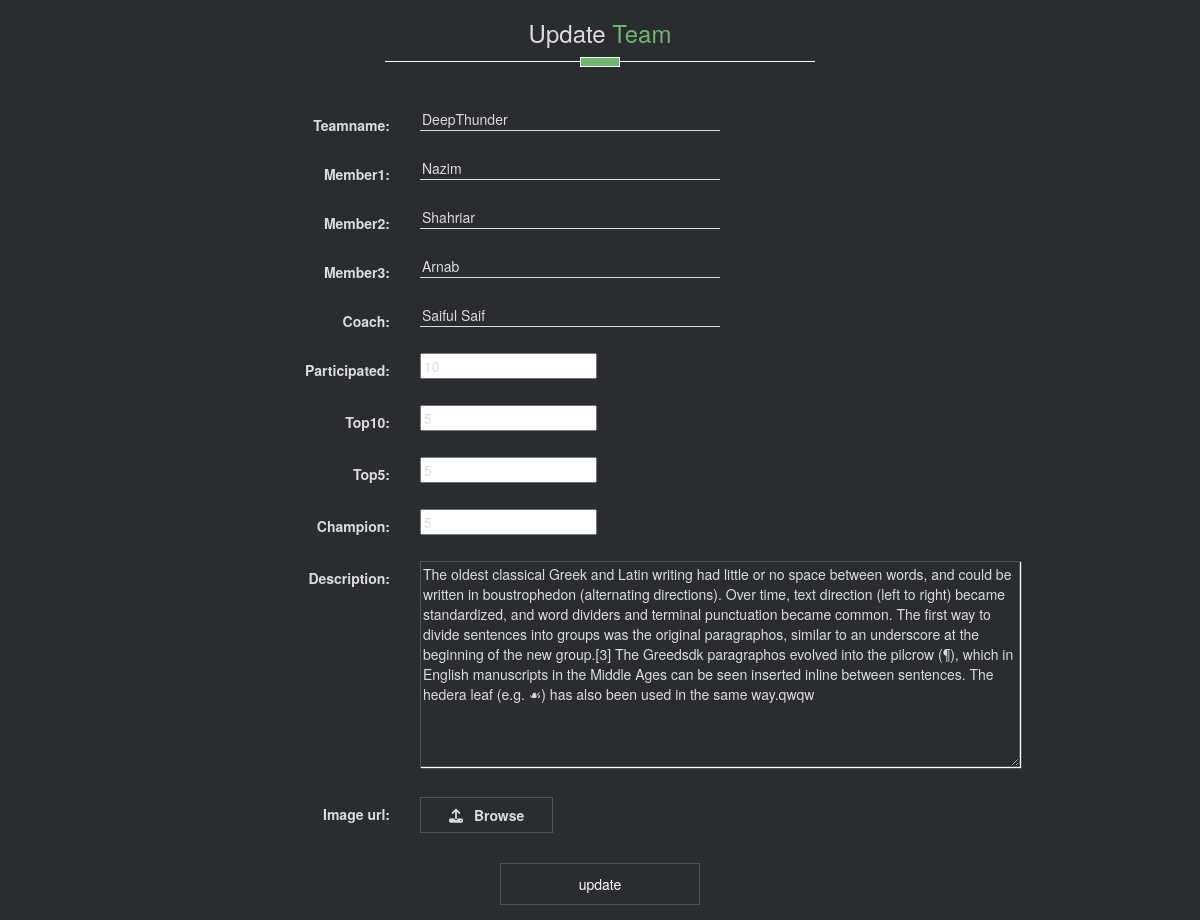
/home/halloffame/1/edit/ (signed in), run on the app's committed database.
### home/models.py (models this page shows, shortened)
class HallOfFame(models.Model):
    teamname = models.CharField(max_length=100)
    member1 = models.CharField(max_length=100)
    member2 = models.CharField(max_length=100)
    member3 = models.CharField(max_length=100)
    coach = models.CharField(max_length=100)
    participated = models.IntegerField()
    top10 = models.IntegerField()
    top5 = models.IntegerField()
    champion = models.IntegerField()
    description = models.TextField(max_length=2000)
    image_url = models.FileField()

### home/views.py (the view, shortened to what this page needs)
@cbv_decorator(user_passes_test(lambda u: u.is_staff, login_url=reverse_lazy('home:admin-err')))
class UpdateHalloffame(UpdateView):
    model = HallOfFame
    fields = ['teamname', 'member1', 'member2', 'member3', 'coach',
              'participated', 'top10', 'top5', 'champion', 'description', 'image_url']

### home/templatetags/fiter_tag_home.py (called while the page is built)
@register.filter('input_type')
def input_type(input):
    return input.field.widget.__class__.__name__

### home/templates/home/halloffame_form.html (shortened to what this page needs)
<!DOCTYPE html>
<html lang="en">
<head>
    {% load staticfiles %}
    <link rel="stylesheet" type="text/css" href="{% static 'home/css/form.css' %}" />
    <link rel="stylesheet" type="text/css" href="{% static 'home/css/bootstrap.min.css' %}" />
    <link rel="stylesheet" type="text/css" href="{% static 'home/css/main.css' %}" />
</head>
<body class="about-form">
    <div class="fluid-container">
        <div class="row">
            <div class="title text-center">
                <h3>Update <span class="two-color">Team</span></h3>
                <div class="border"></div>
            </div>
            <div class="container">
                <form class="form-horizontal" action="" method="post" enctype="multipart/form-data">
                    {% csrf_token %} {% include 'home/form-template.html' %}
                    <div class="form-group pad-dec">
                        <div class="text-center">
                            <input type="submit" class="btn btn-transparent b-btn" value="update">
                        </div>
                    </div>
                </form>
            </div>
        </div>
    </div>
</body>
</html>

### home/templates/home/form-template.html (shortened to what this page needs)
{% load fiter_tag_home %} {% for field in form %}
<div class="form-group">
    <div class="col-sm-offset-2 col-sm-10">
    </div>
    <label class="pad vertical-sett control-label col-sm-4">{{ field.label_tag }}</label>
    {% if field|input_type == "ClearableFileInput" %}
    <div class="form-div pad col-sm-8">
        <label for="id_image_url" class="input-label"><i class="fa fa-upload" aria-hidden="true"></i> <span id="label-span">Browse</span>
        </label>
    </div>
    {% else %}
    <div class="pad col-sm-8">{{ field }}</div>
    {% endif %}
</div>
{% endfor %}
{% load fiter_tag_home %}

### home/static/home/css/form.css (style rules this page uses)
.about-form { background: #2B2C30; color: gainsboro; align-content: center; border: 1px solid gainsboro transparent; }
.pad { margin-bottom: 10px; }
.pad-dec { margin-top: -50px; }
.vertical-sett { text-align: right; }
textarea { width: 600px; outline: none !important; border-color: #4e595f; box-shadow: 1px 1px 1px #fff; background: transparent; }
input[type=text] { background: transparent; border: none; border-bottom: 1px solid gainsboro; width: 300px; }
.b-btn { width:200px; }
.input-label { background: transparent; padding: 7px; padding-left: 28px; padding-right: 28px; border: 1px solid #4e595f; transition: 0.5s; }
.fa { margin-right: 7px; }

### home/static/home/css/main.css (style rules this page uses)
.btn { background-color: transparent; color: #fff; padding: 10px 30px; border-radius: 0; margin-top: 15px; -webkit-transition: all .5s ease-in 0s; -moz-transition: all .5s ease-in 0s; -o-transition: all .5s ease-in 0s; transition: all .5s ease-in 0s; }
.btn-transparent { border: 1px solid #4e595f; }
.two-color { color: #6CB670; }
.title { padding-bottom: 30px; }
.border { border-top: 1px solid #fff; height: 1px; margin: 15px auto 0; position: relative; width: 35%; padding-bottom: 15px; }
.border:before { background-color: #6CB670; border: 1px ridge #fff; content: ""; height: 10px; left: 50%; margin-left: -20px; position: absolute; top: -5px; width: 40px; }

### data on the page
HallOfFame: form "DeepThunder" "Nazim" "Shahriar" "Arnab" "Saiful Saif" "10" "5" "5" "5" "The oldest classical Greek and Latin writing had little or no space between words, and could be written in boustrophedon (alternating directions). Over time, text direction (left to right) became standardized, and word dividers and terminal punctuation became common. The first way to divide sentences into groups was the original paragraphos, similar to an underscore at the beginning of the new group.[3] The Greedsdk paragraphos evolved into the pilcrow (¶), which in English manuscripts in the Middle Ages can be seen inserted inline between sentences. The hedera leaf (e.g. ☙) has also been used in the same way.qwqw"

### other printed values
{{ field.label_tag }} "Teamname:" "Member1:" "Member2:" "Member3:" "Coach:" "Participated:" "Top10:" "Top5:" "Champion:" "Description:" "Image url:"
